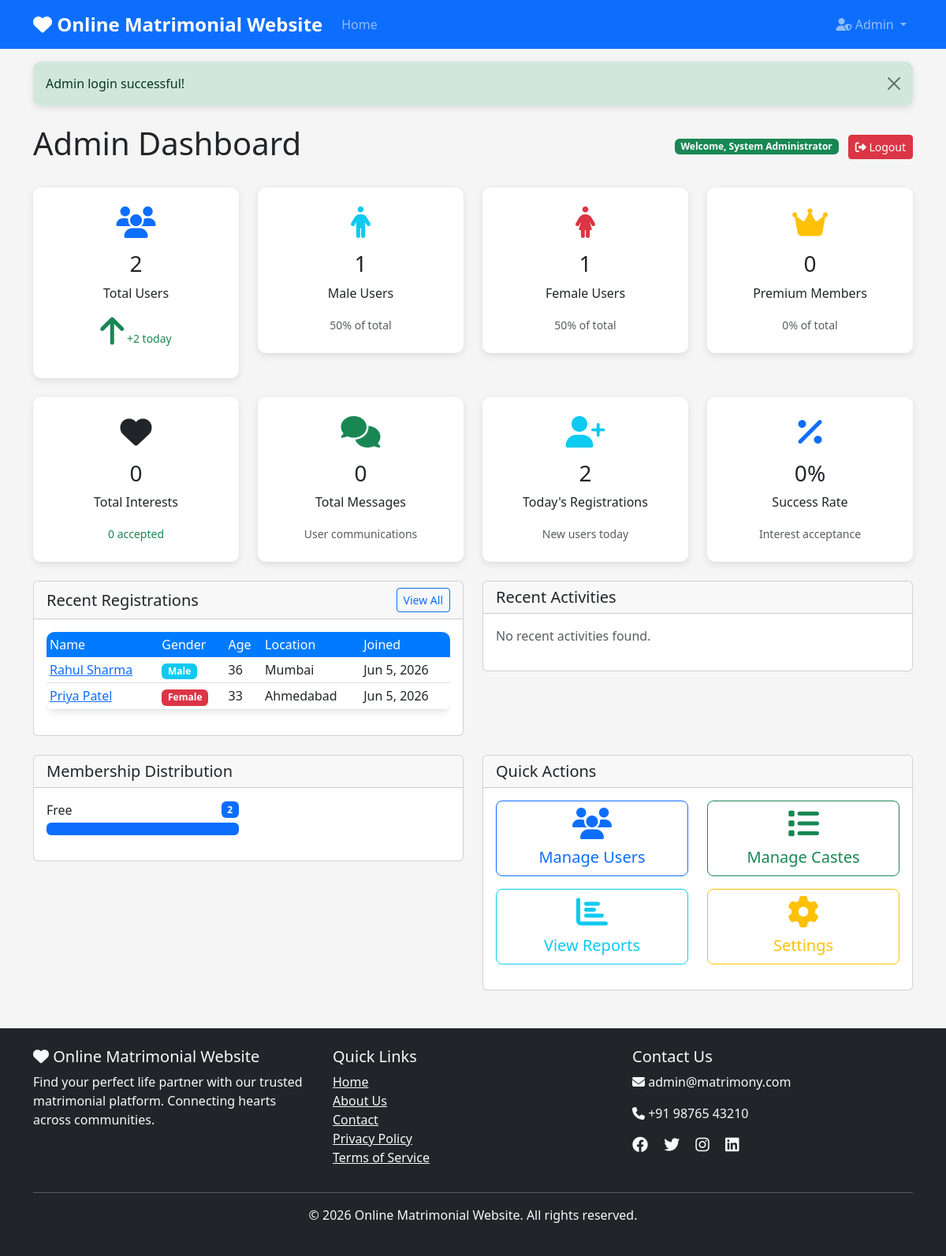
Screenshot of /admin/dashboard.php (signed in) with the database file from the repository.
### tables this page shows
CREATE TABLE users (
    id int(11) NOT NULL AUTO_INCREMENT,
    username varchar(50) NOT NULL,
    email varchar(100) NOT NULL,
    password varchar(255) NOT NULL,
    first_name varchar(50) NOT NULL,
    last_name varchar(50) NOT NULL,
    gender enum('Male','Female') NOT NULL,
    date_of_birth date NOT NULL,
    religion varchar(50) NOT NULL,
    caste varchar(50) NOT NULL,
    marital_status enum('Never Married','Divorced','Widowed','Awaiting Divorce') NOT NULL,
    height varchar(10) DEFAULT NULL,
    weight varchar(10) DEFAULT NULL,
    complexion varchar(30) DEFAULT NULL,
    body_type varchar(30) DEFAULT NULL,
    physical_status varchar(30) DEFAULT NULL,
    mother_tongue varchar(50) NOT NULL,
    country varchar(50) NOT NULL,
    state varchar(50) NOT NULL,
    city varchar(50) NOT NULL,
    education varchar(100) DEFAULT NULL,
    occupation varchar(100) DEFAULT NULL,
    annual_income varchar(50) DEFAULT NULL,
    about_me text DEFAULT NULL,
    profile_photo varchar(255) DEFAULT NULL,
    kundali_file varchar(255) DEFAULT NULL,
    phone varchar(20) DEFAULT NULL,
    is_active tinyint(1) DEFAULT 1,
    is_verified tinyint(1) DEFAULT 0,
    membership_plan enum('Free','Basic','Premium','Gold') DEFAULT 'Free',
    membership_expiry date DEFAULT NULL,
    created_at timestamp DEFAULT CURRENT_TIMESTAMP,
    updated_at timestamp DEFAULT CURRENT_TIMESTAMP ON UPDATE CURRENT_TIMESTAMP,
    PRIMARY KEY (id),
    UNIQUE KEY username (username),
    UNIQUE KEY email (email),
    KEY gender (gender),
    KEY religion (religion),
    KEY caste (caste),
    KEY marital_status (marital_status),
    KEY is_active (is_active)
);

### admin/dashboard.php (the view, shortened to what the rows shown need)
<?php
require_once '../includes/config.php';
$stats = [];
try {
    $stmt = $conn->prepare("SELECT COUNT(*) as count FROM users WHERE is_active = 1");
    $stmt->execute();
    $stats['total_users'] = $stmt->fetch()['count'];
    $stmt = $conn->prepare("SELECT COUNT(*) as count FROM users WHERE gender = 'Male' AND is_active = 1");
    $stmt->execute();
    $stats['male_users'] = $stmt->fetch()['count'];
    $stmt = $conn->prepare("SELECT COUNT(*) as count FROM users WHERE gender = 'Female' AND is_active = 1");
    $stmt->execute();
    $stats['female_users'] = $stmt->fetch()['count'];
    $stmt = $conn->prepare("SELECT COUNT(*) as count FROM users WHERE DATE(created_at) = CURDATE()");
    $stmt->execute();
    $stats['today_registrations'] = $stmt->fetch()['count'];
    $stmt = $conn->prepare("SELECT COUNT(*) as count FROM interests");
    $stmt->execute();
    $stats['total_interests'] = $stmt->fetch()['count'];
    $stmt = $conn->prepare("SELECT COUNT(*) as count FROM interests WHERE status = 'Accepted'");
    $stmt->execute();
    $stats['accepted_interests'] = $stmt->fetch()['count'];
    $stmt = $conn->prepare("SELECT COUNT(*) as count FROM messages");
    $stmt->execute();
    $stats['total_messages'] = $stmt->fetch()['count'];
    $stmt = $conn->prepare("SELECT COUNT(*) as count FROM users WHERE membership_plan != 'Free' AND is_active = 1");
    $stmt->execute();
    $stats['premium_members'] = $stmt->fetch()['count'];
} catch(PDOException $e) {
}
$recent_users = [];
try {
    $stmt = $conn->prepare("SELECT u.*, TIMESTAMPDIFF(YEAR, u.date_of_birth, CURDATE()) as age
                           FROM users u
                           WHERE u.is_active = 1
                           ORDER BY u.created_at DESC
                           LIMIT 5");
    $stmt->execute();
    $recent_users = $stmt->fetchAll();
} catch(PDOException $e) {
}
?>
<?php require_once '../includes/header.php'; ?>
<div class="row">
    <div class="col-12">
        <div class="d-flex justify-content-between align-items-center mb-4">
            <h1>Admin Dashboard</h1>
        </div>
    </div>
</div>
<div class="row mb-4">
    <div class="col-lg-3 col-md-6">
        <div class="stats-card">
            <i class="fas fa-users text-primary"></i>
            <h3><?php echo number_format($stats['total_users']); ?></h3>
            <p>Total Users</p>
            <small class="text-success">
                <i class="fas fa-arrow-up"></i> +<?php echo $stats['today_registrations']; ?> today
            </small>
        </div>
    </div>
    <div class="col-lg-3 col-md-6">
        <div class="stats-card">
            <i class="fas fa-male text-info"></i>
            <h3><?php echo number_format($stats['male_users']); ?></h3>
            <p>Male Users</p>
            <small class="text-muted">
                <?php echo round(($stats['male_users'] / $stats['total_users']) * 100, 1); ?>% of total
            </small>
        </div>
    </div>
    <div class="col-lg-3 col-md-6">
        <div class="stats-card">
            <i class="fas fa-female text-danger"></i>
            <h3><?php echo number_format($stats['female_users']); ?></h3>
            <p>Female Users</p>
            <small class="text-muted">
                <?php echo round(($stats['female_users'] / $stats['total_users']) * 100, 1); ?>% of total
            </small>
        </div>
    </div>
    <div class="col-lg-3 col-md-6">
        <div class="stats-card">
            <i class="fas fa-crown text-warning"></i>
            <h3><?php echo number_format($stats['premium_members']); ?></h3>
            <p>Premium Members</p>
            <small class="text-muted">
                <?php echo round(($stats['premium_members'] / $stats['total_users']) * 100, 1); ?>% of total
            </small>
        </div>
    </div>
</div>
<div class="row mb-4">
    <div class="col-lg-3 col-md-6">
        <div class="stats-card">
            <i class="fas fa-heart text-pink"></i>
            <h3><?php echo number_format($stats['total_interests']); ?></h3>
            <p>Total Interests</p>
            <small class="text-success">
                <?php echo $stats['accepted_interests']; ?> accepted
            </small>
        </div>
    </div>
    <div class="col-lg-3 col-md-6">
        <div class="stats-card">
            <i class="fas fa-comments text-success"></i>
            <h3><?php echo number_format($stats['total_messages']); ?></h3>
            <p>Total Messages</p>
            <small class="text-muted">User communications</small>
        </div>
    </div>
    <div class="col-lg-3 col-md-6">
        <div class="stats-card">
            <i class="fas fa-user-plus text-info"></i>
            <h3><?php echo $stats['today_registrations']; ?></h3>
            <p>Today's Registrations</p>
            <small class="text-muted">New users today</small>
        </div>
    </div>
    <div class="col-lg-3 col-md-6">
        <div class="stats-card">
            <i class="fas fa-percentage text-primary"></i>
            <h3>
                <?php
                $success_rate = $stats['total_interests'] > 0 ?
                    round(($stats['accepted_interests'] / $stats['total_interests']) * 100, 1) : 0;
                echo $success_rate; ?>%
            </h3>
            <p>Success Rate</p>
            <small class="text-muted">Interest acceptance</small>
        </div>
    </div>
</div>
<div class="row">
    <div class="col-lg-6">
        <div class="card">
            <div class="card-body">
                <?php if (!empty($recent_users)): ?>
                    <div class="table-responsive">
                        <table class="table table-sm">
                            <thead>
                                <tr>
                                    <th>Name</th>
                                    <th>Gender</th>
                                    <th>Age</th>
                                    <th>Location</th>
                                    <th>Joined</th>
                                </tr>
                            </thead>
                            <tbody>
                                <?php foreach ($recent_users as $user): ?>
                                    <tr>
                                        <td>
                                            <a href="<?php echo SITE_URL; ?>admin/view_user.php?id=<?php echo $user['id']; ?>">
                                                <?php echo $user['first_name'] . ' ' . $user['last_name']; ?>
                                            </a>
                                        </td>
                                        <td>
                                            <span class="badge bg-<?php echo $user['gender'] == 'Male' ? 'info' : 'danger'; ?>">
                                                <?php echo $user['gender']; ?>
                                            </span>
                                        </td>
                                        <td><?php echo $user['age']; ?></td>
                                        <td><?php echo $user['city']; ?></td>
                                        <td><?php echo date('M j, Y', strtotime($user['created_at'])); ?></td>
                                    </tr>
                                <?php endforeach; ?>
                            </tbody>
                        </table>
                    </div>
                <?php else: ?>
                    <p class="text-muted">No recent registrations found.</p>
                <?php endif; ?>
            </div>
        </div>
    </div>
</div>
<?php require_once '../includes/footer.php'; ?>

### rows the page displays
users: id "2", is_active "1", ($stats['male_users'] / $stats['total_users']) * 100 "50", ($stats['female_users'] / $stats['total_users']) * 100 "50", is_verified "0", ($stats['premium_members']/$stats['total_users'])*100 "0", first_name "Priya", last_name "Patel", gender "Female", age "33", city "Ahmedabad", created_at "Jun 5, 2026"
users: first_name "Rahul", last_name "Sharma", gender "Male", age "36", city "Mumbai", created_at "Jun 5, 2026"

### other values shown
SITE_NAME "Online Matrimonial Website"
$flash['message'] "Admin login successful!"
$_SESSION['admin_name'] "System Administrator"
$membership['membership_plan'] "Free"
$membership['count'] "2"
SITE_EMAIL "admin@matrimony.com"
